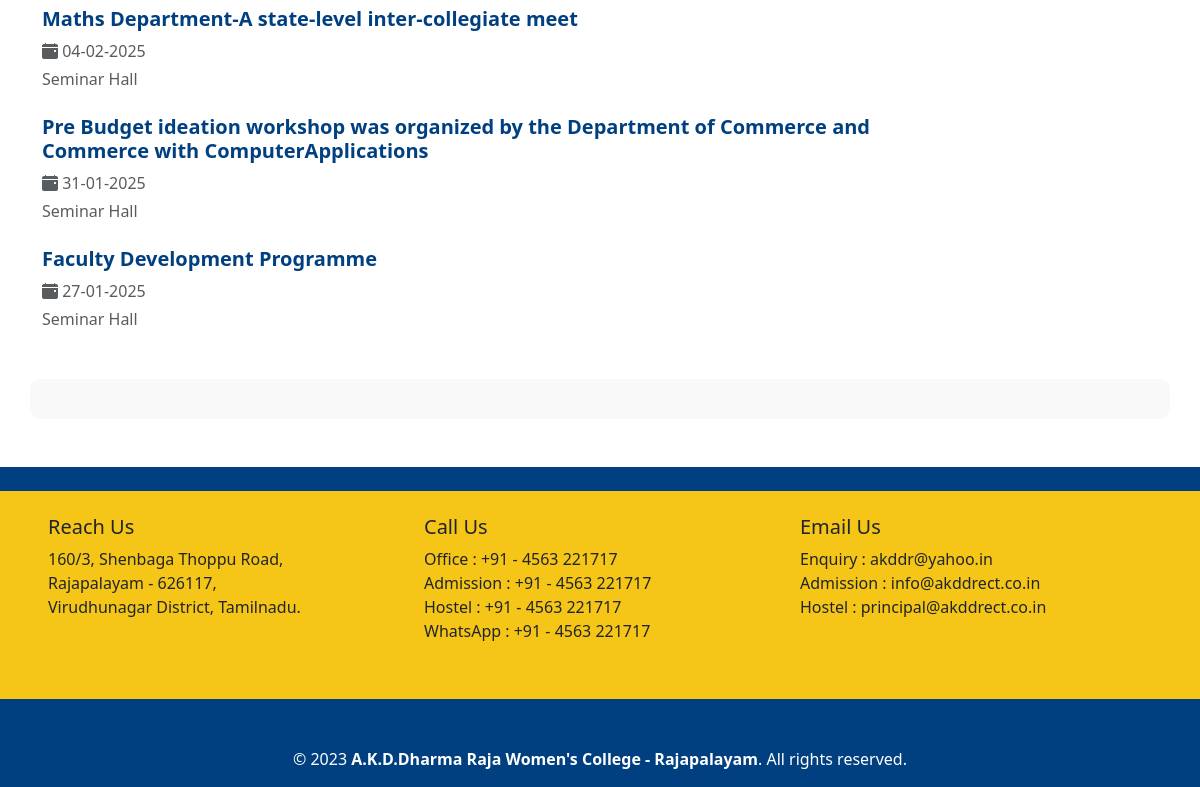
/events/ (lower part), run on an earlier commit of the app's database.
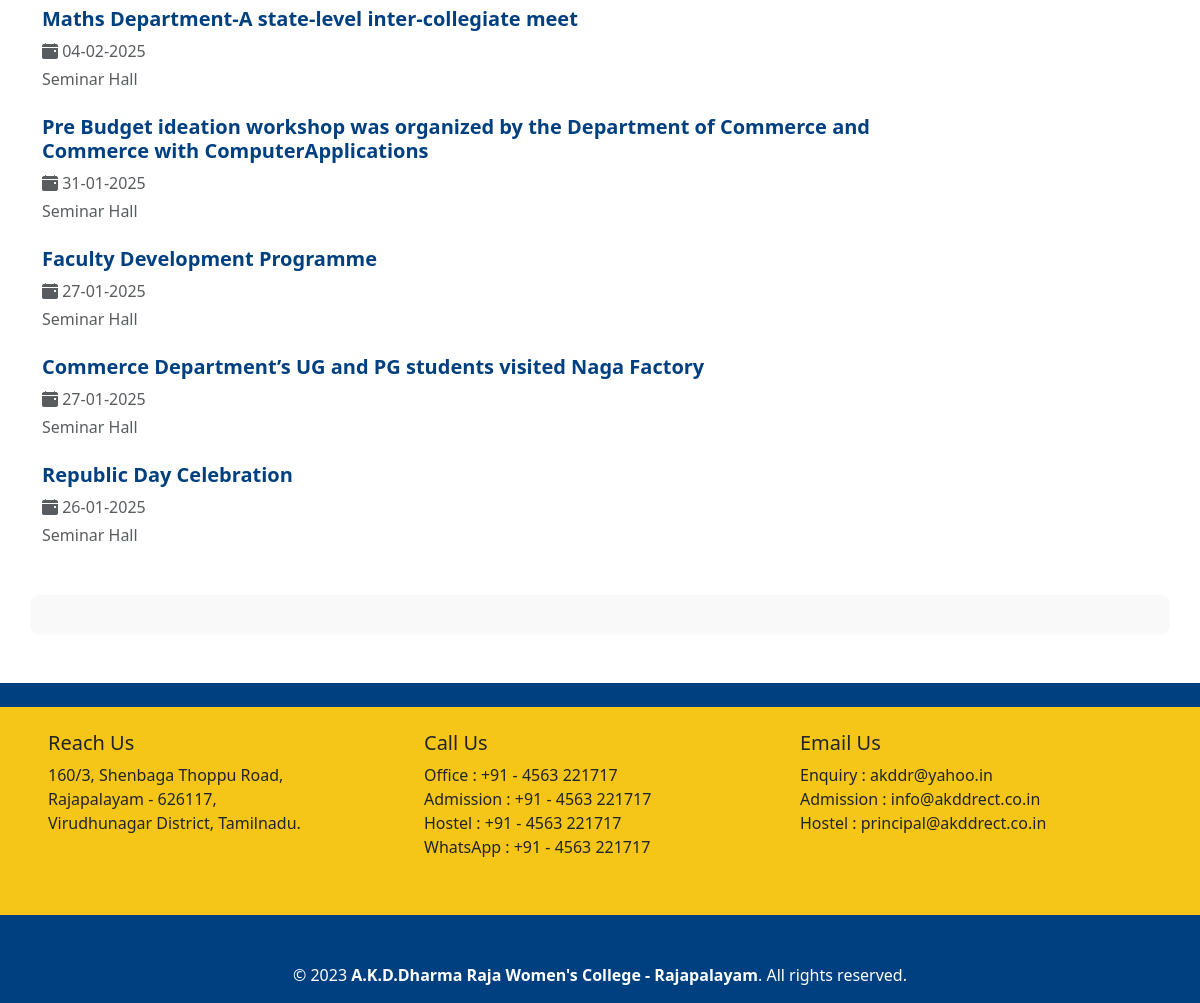
And on a later commit of the database.
### homepage/models.py (models this page shows, shortened)
class Event(models.Model):
    title = models.CharField(max_length=255)
    date_from = models.DateField()
    venue = models.CharField(max_length=255)
    image = models.ImageField(upload_to='event_images/', blank=True, null=True)
    pdf = models.FileField(upload_to='event_pdfs/', blank=True, null=True)

### homepage/views.py (the view)
# urls.py: path('events/', views.event_list, name='event_list'),
def event_list(request):
    events = Event.objects.order_by('-date_from')
    return render(request, 'activities/event_list.html', {'events': events})

### homepage/context_processors.py (called while the page is built)
def basic_info(request):
    return {
        "college_info": HomePageContent.objects.first(),
        'slider_images': SliderImage.objects.all(),
        'quick_links': HomeQuickLink.objects.all(),
        "about_menus": AboutSubmenu.objects.all(),
        "student_desk_menus": StudentDeskMenu.objects.all(),
        "submenus": NAACSubmenu.objects.all(),
        'activity_menus': ActivitySubmenu.objects.all(),
    }

def academic_menu_processor(request):
    return {
        'academic_submenus': AcademicSubMenu.objects.all().order_by('order')
    }

def department_list(request):
    return {
        'departments': Department.objects.all()
    }

def homepage_counters(request):
    return {
        'homepage_counters': HomepageCounter.objects.all().order_by('order')
    }

### homepage/templates/activities/event_list.html (shortened to what this page needs)
{% extends 'homepage/base.html' %}
{% load static %}
{% block fullwidth %}
<div class="container mt-4">
  <div class="row">
    {% for event in events %}
      <div class="col-md-12 mb-4">
        <div class="row">
          <div class="col-md-9">
            <h5 class="fw-bold">
              {% if event.pdf %}
                <a href="{{ event.pdf.url }}" target="_blank" style="text-decoration: none; color: #004080;">
                  {{ event.title }}
                </a>
              {% else %}
                {{ event.title }}
              {% endif %}
            </h5>
            <p class="mb-1 text-muted">
              <i class="bi bi-calendar-event-fill"></i>
              {{ event.date_from|date:"d-m-Y" }}
            </p>
            <p class="mb-0 text-muted">
              {{ event.venue }}
            </p>
          </div>
        </div>
      </div>
    {% empty %}
      <p>No events found.</p>
    {% endfor %}
  </div>
</div>
{% endblock %}

What changed in the data, as far as the page shows it:
added Event: title "Commerce Department’s UG and PG students visited Naga Factory", date_from "27-01-2025", venue "Seminar Hall"
added Event: title "Republic Day Celebration", date_from "26-01-2025", venue "Seminar Hall"
